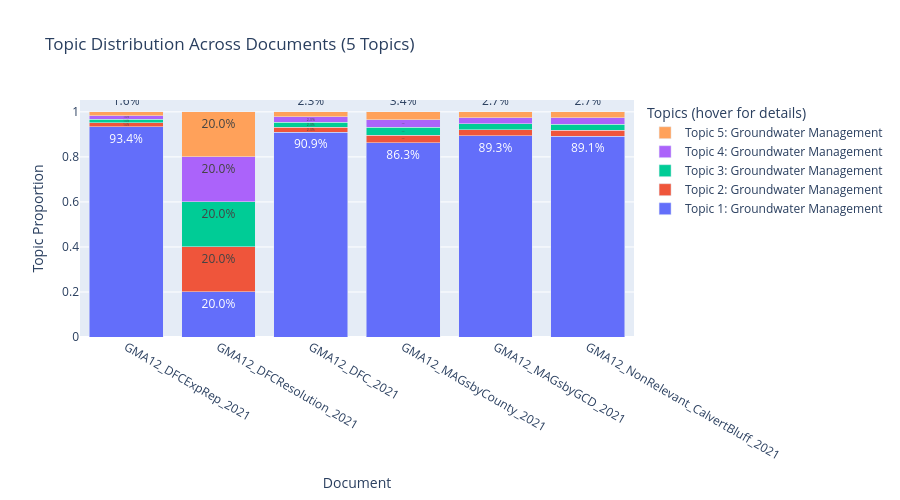

Notebook code for this chart:
### Markdown cell above
### Topic Recommendations

When MINT API settings are configured in `.env`, the notebook can suggest model domains and tags to explore for each topic. These recommendations are optional and do not change the core topic model.

### Code cell
print('Creating topic distribution chart...\n')

topic_df, fig = sbp.plot_topic_distribution(
    doc_topic_dist,
    doc_names,
    topics_info,
    n_topics=n_topics,
)
fig.show()

print('✓ Visualization complete!')
print('\nTip: change n_topics above and rerun Step 3a to compare topic structures.')

### Figure 1 — Plotly figure (JSON) as saved in the notebook; plotly's stock layout.template omitted (floating-point values rounded to 4 significant figures)
{"data": [{"hoverinfo": "text", "hovertext": ["Topic 1: Groundwater Management<br>Document: GMA12_DFCExpRep_2021<br>Proportion: 93.4%<br>Keywords: carrizo, groundwater, aquifer, gcd, wilcox, carrizo wilcox<br>Description: Reports and planning documents for managing groundwater resources in specific areas, including aquifer conditions and conservation districts.", "Topic 1: Groundwater Management<br>Document: GMA12_DFCResolution_2021<br>Proportion: 20.0%<br>Keywords: carrizo, groundwater, aquifer, gcd, wilcox, carrizo wilcox<br>Description: Reports and planning documents for managing groundwater resources in specific areas, including aquifer conditions and conservation districts.", "Topic 1: Groundwater Management<br>Document: GMA12_DFC_2021<br>Proportion: 90.9%<br>Keywords: carrizo, groundwater, aquifer, gcd, wilcox, carrizo wilcox<br>Description: Reports and planning documents for managing groundwater resources in specific areas, including aquifer conditions and conservation districts.", "Topic 1: Groundwater Management<br>Document: GMA12_MAGsbyCounty_2021<br>Proportion: 86.3%<br>Keywords: carrizo, groundwater, aquifer, gcd, wilcox, carrizo wilcox<br>Description: Reports and planning documents for managing groundwater resources in specific areas, including aquifer conditions and conservation districts.", "Topic 1: Groundwater Management<br>Document: GMA12_MAGsbyGCD_2021<br>Proportion: 89.3%<br>Keywords: carrizo, groundwater, aquifer, gcd, wilcox, carrizo wilcox<br>Description: Reports and planning documents for managing groundwater resources in specific areas, including aquifer conditions and conservation districts.", "Topic 1: Groundwater Management<br>Document: GMA12_NonRelevant_CalvertBluff_2021<br>Proportion: 89.1%<br>Keywords: carrizo, groundwater, aquifer, gcd, wilcox, carrizo wilcox<br>Description: Reports and planning documents for managing groundwater resources in specific areas, including aquifer conditions and conservation districts."], "name": "Topic 1: Groundwater Management", "text": ["93.4%", "20.0%", "90.9%", "86.3%", "89.3%", "89.1%"], "textposition": "auto", "type": "bar", "x": ["GMA12_DFCExpRep_2021", "GMA12_DFCResolution_2021", "GMA12_DFC_2021", "GMA12_MAGsbyCounty_2021", "GMA12_MAGsbyGCD_2021", "GMA12_NonRelevant_CalvertBluff_2021"], "y": [0.934, 0.2, 0.9086, 0.8627, 0.8933, 0.8914]}, {"hoverinfo": "text", "hovertext": ["Topic 2: Groundwater Management<br>Document: GMA12_DFCExpRep_2021<br>Proportion: 1.6%<br>Keywords: regional, values, year, freestone, sparta aquifer, city aquifer<br>Description: Documents related to managing and planning groundwater resources in specific regions and aquifers.", "Topic 2: Groundwater Management<br>Document: GMA12_DFCResolution_2021<br>Proportion: 20.0%<br>Keywords: regional, values, year, freestone, sparta aquifer, city aquifer<br>Description: Documents related to managing and planning groundwater resources in specific regions and aquifers.", "Topic 2: Groundwater Management<br>Document: GMA12_DFC_2021<br>Proportion: 2.3%<br>Keywords: regional, values, year, freestone, sparta aquifer, city aquifer<br>Description: Documents related to managing and planning groundwater resources in specific regions and aquifers.", "Topic 2: Groundwater Management<br>Document: GMA12_MAGsbyCounty_2021<br>Proportion: 3.4%<br>Keywords: regional, values, year, freestone, sparta aquifer, city aquifer<br>Description: Documents related to managing and planning groundwater resources in specific regions and aquifers.", "Topic 2: Groundwater Management<br>Document: GMA12_MAGsbyGCD_2021<br>Proportion: 2.7%<br>Keywords: regional, values, year, freestone, sparta aquifer, city aquifer<br>Description: Documents related to managing and planning groundwater resources in specific regions and aquifers.", "Topic 2: Groundwater Management<br>Document: GMA12_NonRelevant_CalvertBluff_2021<br>Proportion: 2.7%<br>Keywords: regional, values, year, freestone, sparta aquifer, city aquifer<br>Description: Documents related to managing and planning groundwater resources in specific regions and aquifers."], "name": "Topic 2: Groundwater Management", "text": ["1.6%", "20.0%", "2.3%", "3.4%", "2.7%", "2.7%"], "textposition": "auto", "type": "bar", "x": ["GMA12_DFCExpRep_2021", "GMA12_DFCResolution_2021", "GMA12_DFC_2021", "GMA12_MAGsbyCounty_2021", "GMA12_MAGsbyGCD_2021", "GMA12_NonRelevant_CalvertBluff_2021"], "y": [0.01649, 0.2, 0.02284, 0.03433, 0.02669, 0.02716]}, {"hoverinfo": "text", "hovertext": ["Topic 3: Groundwater Management<br>Document: GMA12_DFCExpRep_2021<br>Proportion: 1.6%<br>Keywords: regional, values, year, freestone, sparta aquifer, city aquifer<br>Description: Documents related to groundwater management areas, aquifer storage, and regional water planning.", "Topic 3: Groundwater Management<br>Document: GMA12_DFCResolution_2021<br>Proportion: 20.0%<br>Keywords: regional, values, year, freestone, sparta aquifer, city aquifer<br>Description: Documents related to groundwater management areas, aquifer storage, and regional water planning.", "Topic 3: Groundwater Management<br>Document: GMA12_DFC_2021<br>Proportion: 2.3%<br>Keywords: regional, values, year, freestone, sparta aquifer, city aquifer<br>Description: Documents related to groundwater management areas, aquifer storage, and regional water planning.", "Topic 3: Groundwater Management<br>Document: GMA12_MAGsbyCounty_2021<br>Proportion: 3.4%<br>Keywords: regional, values, year, freestone, sparta aquifer, city aquifer<br>Description: Documents related to groundwater management areas, aquifer storage, and regional water planning.", "Topic 3: Groundwater Management<br>Document: GMA12_MAGsbyGCD_2021<br>Proportion: 2.7%<br>Keywords: regional, values, year, freestone, sparta aquifer, city aquifer<br>Description: Documents related to groundwater management areas, aquifer storage, and regional water planning.", "Topic 3: Groundwater Management<br>Document: GMA12_NonRelevant_CalvertBluff_2021<br>Proportion: 2.7%<br>Keywords: regional, values, year, freestone, sparta aquifer, city aquifer<br>Description: Documents related to groundwater management areas, aquifer storage, and regional water planning."], "name": "Topic 3: Groundwater Management", "text": ["1.6%", "20.0%", "2.3%", "3.4%", "2.7%", "2.7%"], "textposition": "auto", "type": "bar", "x": ["GMA12_DFCExpRep_2021", "GMA12_DFCResolution_2021", "GMA12_DFC_2021", "GMA12_MAGsbyCounty_2021", "GMA12_MAGsbyGCD_2021", "GMA12_NonRelevant_CalvertBluff_2021"], "y": [0.01649, 0.2, 0.02284, 0.03433, 0.02669, 0.02716]}, {"hoverinfo": "text", "hovertext": ["Topic 4: Groundwater Management<br>Document: GMA12_DFCExpRep_2021<br>Proportion: 1.6%<br>Keywords: regional, values, year, freestone, sparta aquifer, city aquifer<br>Description: Documents related to managing and planning groundwater resources in specific regions and aquifers.", "Topic 4: Groundwater Management<br>Document: GMA12_DFCResolution_2021<br>Proportion: 20.0%<br>Keywords: regional, values, year, freestone, sparta aquifer, city aquifer<br>Description: Documents related to managing and planning groundwater resources in specific regions and aquifers.", "Topic 4: Groundwater Management<br>Document: GMA12_DFC_2021<br>Proportion: 2.3%<br>Keywords: regional, values, year, freestone, sparta aquifer, city aquifer<br>Description: Documents related to managing and planning groundwater resources in specific regions and aquifers.", "Topic 4: Groundwater Management<br>Document: GMA12_MAGsbyCounty_2021<br>Proportion: 3.4%<br>Keywords: regional, values, year, freestone, sparta aquifer, city aquifer<br>Description: Documents related to managing and planning groundwater resources in specific regions and aquifers.", "Topic 4: Groundwater Management<br>Document: GMA12_MAGsbyGCD_2021<br>Proportion: 2.7%<br>Keywords: regional, values, year, freestone, sparta aquifer, city aquifer<br>Description: Documents related to managing and planning groundwater resources in specific regions and aquifers.", "Topic 4: Groundwater Management<br>Document: GMA12_NonRelevant_CalvertBluff_2021<br>Proportion: 2.7%<br>Keywords: regional, values, year, freestone, sparta aquifer, city aquifer<br>Description: Documents related to managing and planning groundwater resources in specific regions and aquifers."], "name": "Topic 4: Groundwater Management", "text": ["1.6%", "20.0%", "2.3%", "3.4%", "2.7%", "2.7%"], "textposition": "auto", "type": "bar", "x": ["GMA12_DFCExpRep_2021", "GMA12_DFCResolution_2021", "GMA12_DFC_2021", "GMA12_MAGsbyCounty_2021", "GMA12_MAGsbyGCD_2021", "GMA12_NonRelevant_CalvertBluff_2021"], "y": [0.01649, 0.2, 0.02284, 0.03433, 0.02669, 0.02716]}, {"hoverinfo": "text", "hovertext": ["Topic 5: Groundwater Management<br>Document: GMA12_DFCExpRep_2021<br>Proportion: 1.6%<br>Keywords: regional, values, year, freestone, sparta aquifer, city aquifer<br>Description: Documents related to managing and planning groundwater resources in specific regions and aquifers.", "Topic 5: Groundwater Management<br>Document: GMA12_DFCResolution_2021<br>Proportion: 20.0%<br>Keywords: regional, values, year, freestone, sparta aquifer, city aquifer<br>Description: Documents related to managing and planning groundwater resources in specific regions and aquifers.", "Topic 5: Groundwater Management<br>Document: GMA12_DFC_2021<br>Proportion: 2.3%<br>Keywords: regional, values, year, freestone, sparta aquifer, city aquifer<br>Description: Documents related to managing and planning groundwater resources in specific regions and aquifers.", "Topic 5: Groundwater Management<br>Document: GMA12_MAGsbyCounty_2021<br>Proportion: 3.4%<br>Keywords: regional, values, year, freestone, sparta aquifer, city aquifer<br>Description: Documents related to managing and planning groundwater resources in specific regions and aquifers.", "Topic 5: Groundwater Management<br>Document: GMA12_MAGsbyGCD_2021<br>Proportion: 2.7%<br>Keywords: regional, values, year, freestone, sparta aquifer, city aquifer<br>Description: Documents related to managing and planning groundwater resources in specific regions and aquifers.", "Topic 5: Groundwater Management<br>Document: GMA12_NonRelevant_CalvertBluff_2021<br>Proportion: 2.7%<br>Keywords: regional, values, year, freestone, sparta aquifer, city aquifer<br>Description: Documents related to managing and planning groundwater resources in specific regions and aquifers."], "name": "Topic 5: Groundwater Management", "text": ["1.6%", "20.0%", "2.3%", "3.4%", "2.7%", "2.7%"], "textposition": "auto", "type": "bar", "x": ["GMA12_DFCExpRep_2021", "GMA12_DFCResolution_2021", "GMA12_DFC_2021", "GMA12_MAGsbyCounty_2021", "GMA12_MAGsbyGCD_2021", "GMA12_NonRelevant_CalvertBluff_2021"], "y": [0.01649, 0.2, 0.02284, 0.03433, 0.02669, 0.02716]}], "layout": {"barmode": "stack", "height": 500, "legend": {"orientation": "v", "title": {"text": "Topics (hover for details)"}, "x": 1.02, "xanchor": "left", "y": 1, "yanchor": "top"}, "title": {"text": "Topic Distribution Across Documents (5 Topics)"}, "xaxis": {"title": {"text": "Document"}}, "yaxis": {"title": {"text": "Topic Proportion"}}}}
